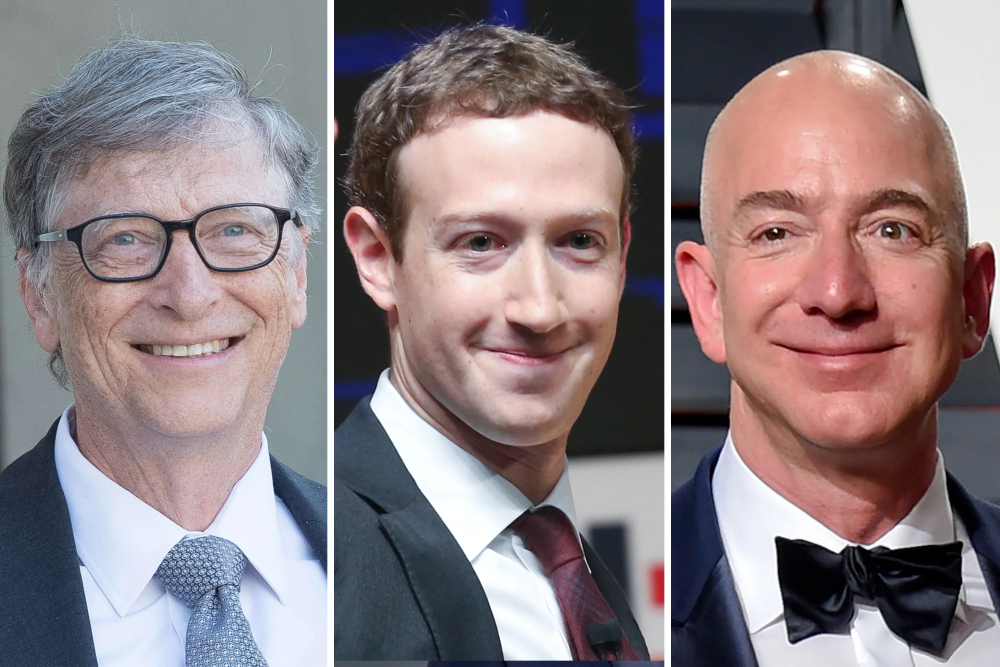
#> input picture people.jpg, 3000 x 2000 px, given in place of the camera (shown at 1/3 size)
$ python FaceDetectionVideo.py
#> lines starting #> are read from the running program, lines starting #| are printed output that depends on the picture; after the words box and inside, x2 and y2 are one past the last pixel; in counts of white or black regions, pixels touching at a corner belong together
import cv2
from random import randrange

trained_face_data = cv2.CascadeClassifier('haarcascade_frontalface_default.xml')
webcam = cv2.VideoCapture(0)
while True:
    successful_frame_read, frame = webcam.read()
#> frame is the input picture: shape (2000, 3000, 3); mean B, G, R 127.5, 123.9, 137.3
    h, w, channels = frame.shape
#> h = 2000; w = 3000; channels = 3
    neww = 800
    newh = int(neww * (h / w))
#> newh = 533
    frame = cv2.resize(frame, (neww, newh))
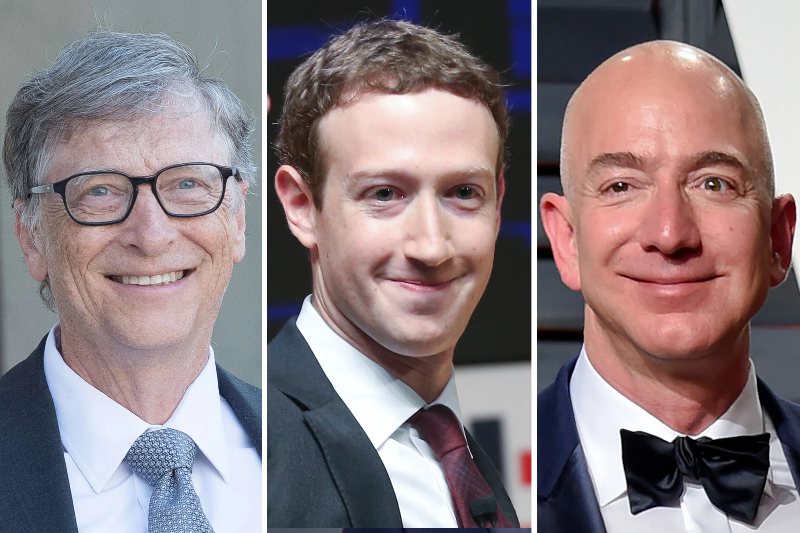
#> frame: shape (533, 800, 3); mean B, G, R 127.4, 123.8, 137.3
    grayscaled_img = cv2.cvtColor(frame, cv2.COLOR_BGR2GRAY)
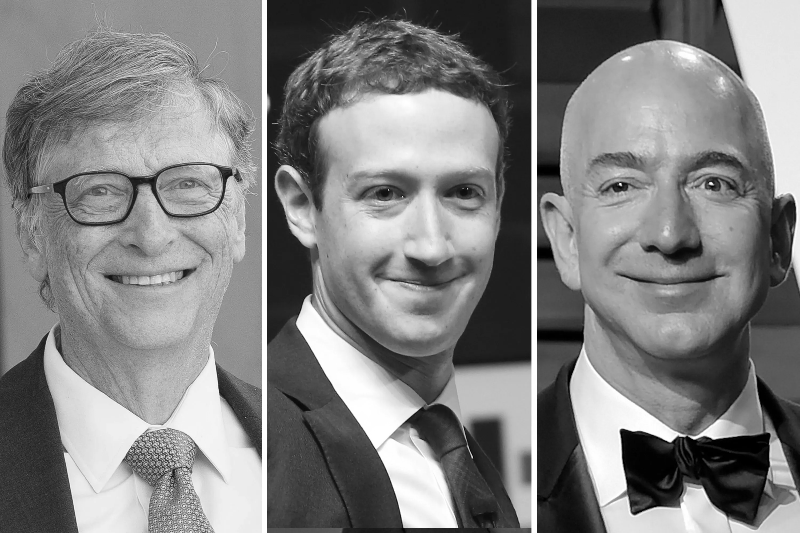
#> grayscaled_img: shape (533, 800); min 0, max 255, mean 128.2
    face_coordinates = trained_face_data.detectMultiScale(grayscaled_img)
#> face_coordinates = [[539, 84, 243, 243], [296, 97, 250, 250], [49, 94, 237, 237]]
    for (x, y, w, h) in face_coordinates:
        cv2.rectangle(frame, (x, y), (x + w, y + h), (0, 255, 0), 5)
#> this loop made 3 passes
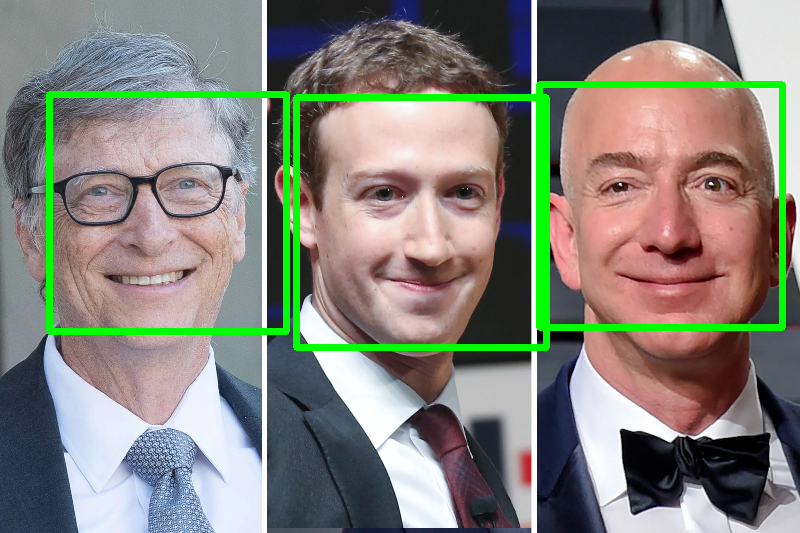
#> frame: shape (533, 800, 3); 4.76% of pixels changed, all inside (x1, y1, x2, y2) = (46, 81, 786, 351)


    cv2.imshow("Face Detector", frame)
    key = cv2.waitKey(1)
#> (key Esc is pressed here)
    if key==81 or key==113:
        break
webcam.release()
print("Code Completed")
